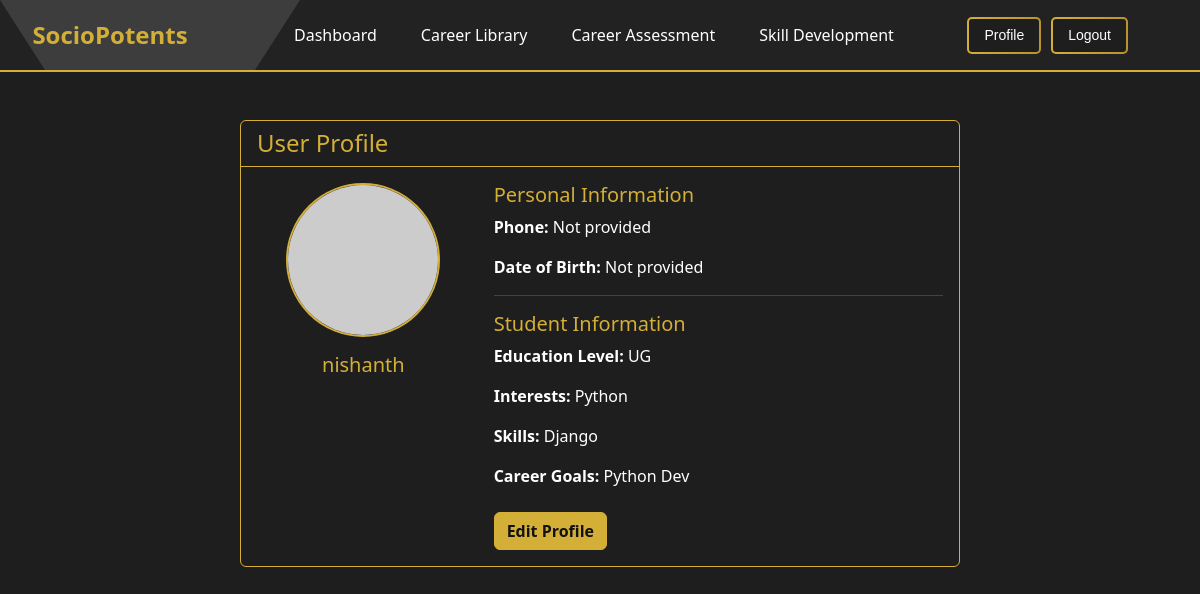
Screenshot of /profile/ (signed in) with the database file from the repository.
### career_site/models.py (models this page shows, shortened)
class User(AbstractUser):
    is_student = models.BooleanField(default=False)
    is_admin = models.BooleanField(default=False)
    phone = models.CharField(max_length=15, blank=True)
    date_of_birth = models.DateField(null=True, blank=True)

class StudentProfile(models.Model):
    user = models.OneToOneField(User, on_delete=models.CASCADE, primary_key=True)
    education_level = models.CharField(max_length=100)
    interests = models.TextField()
    skills = models.TextField()
    career_goals = models.TextField()

### career_site/views.py (the view)
# urls.py: path('profile/', views.profile, name='profile'),
@login_required
def profile(request):
    if request.user.is_student:
        profile = request.user.studentprofile
    elif request.user.is_admin:
        profile = request.user.adminprofile
    else:
        profile = None
    return render(request, 'profile.html', {'profile': profile})

### career_site/templates/profile.html (shortened to what this page needs)
{% extends 'base.html' %}
{% block content %}
<div class="container mt-4">
    <div class="row justify-content-center">
        <div class="col-md-8">
            <div class="card" style="background-color: #1E1E1E; border-color: #D4AF37;">
                <div class="card-header" style="border-color: #D4AF37;">
                    <h4 class="mb-0" style="color: #D4AF37;">User Profile</h4>
                </div>
                <div class="card-body">
                    <div class="row">
                        <div class="col-md-4 text-center">
                            {% if user.profile_picture %}
                                <img src="{{ user.profile_picture.url }}" class="rounded-circle mb-3" alt="Profile Picture" style="width: 150px; height: 150px; object-fit: cover; border: 2px solid #D4AF37;">
                            {% else %}
                                <img src="https://via.placeholder.com/150" class="rounded-circle mb-3" alt="Default Profile Picture" style="border: 2px solid #D4AF37;">
                            {% endif %}
                            <h5 style="color: #D4AF37;">{{ user.username }}</h5>
                        </div>
                        <div class="col-md-8">
                            <h5 style="color: #D4AF37;">Personal Information</h5>
                            <p class="text-white"><strong>Phone:</strong> {{ user.phone|default:"Not provided" }}</p>
                            <p class="text-white"><strong>Date of Birth:</strong> {{ user.date_of_birth|default:"Not provided" }}</p>
                            {% if user.is_student %}
                                <hr style="border-color: #D4AF37;">
                                <h5 style="color: #D4AF37;">Student Information</h5>
                                <p class="text-white"><strong>Education Level:</strong> {{ profile.education_level|default:"Not provided" }}</p>
                                <p class="text-white"><strong>Interests:</strong> {{ profile.interests|default:"Not provided" }}</p>
                                <p class="text-white"><strong>Skills:</strong> {{ profile.skills|default:"Not provided" }}</p>
                                <p class="text-white"><strong>Career Goals:</strong> {{ profile.career_goals|default:"Not provided" }}</p>
                            {% elif user.is_admin %}
                                <hr style="border-color: #D4AF37;">
                                <h5 style="color: #D4AF37;">Admin Information</h5>
                                <p class="text-white"><strong>Position:</strong> {{ profile.position|default:"Not provided" }}</p>
                                <p class="text-white"><strong>Department:</strong> {{ profile.department|default:"Not provided" }}</p>
                            {% endif %}
                            <div class="mt-4">
                                <a href="{% url 'profile-update' %}" class="btn btn-primary">Edit Profile</a>
                            </div>
                        </div>
                    </div>
                </div>
            </div>
        </div>
    </div>
</div>
{% endblock %}

### career_site/templates/base.html (style rules this page uses)
:root { --gold: #D4AF37; --dark-gold: #B7950B; --black: #121212; --dark-gray: #1E1E1E; --light-gray: #2E2E2E; }
body { background-color: #1E1E1E; color: white; min-height: 100vh; display: flex; flex-direction: column; }
.card { background-color: #1E1E1E; border: 1px solid #D4AF37; transition: transform 0.3s ease, box-shadow 0.3s ease; color: white; }
.btn-primary { background-color: #D4AF37; border-color: #D4AF37; color: #121212; font-weight: bold; transition: all 0.3s ease; }
a { color: #D4AF37; text-decoration: none; transition: color 0.3s ease; }

### rows the page displays
User: username "nishanth", phone "Not provided", date_of_birth "Not provided"
StudentProfile: education_level "UG", interests "Python", skills "Django", career_goals "Python Dev"
